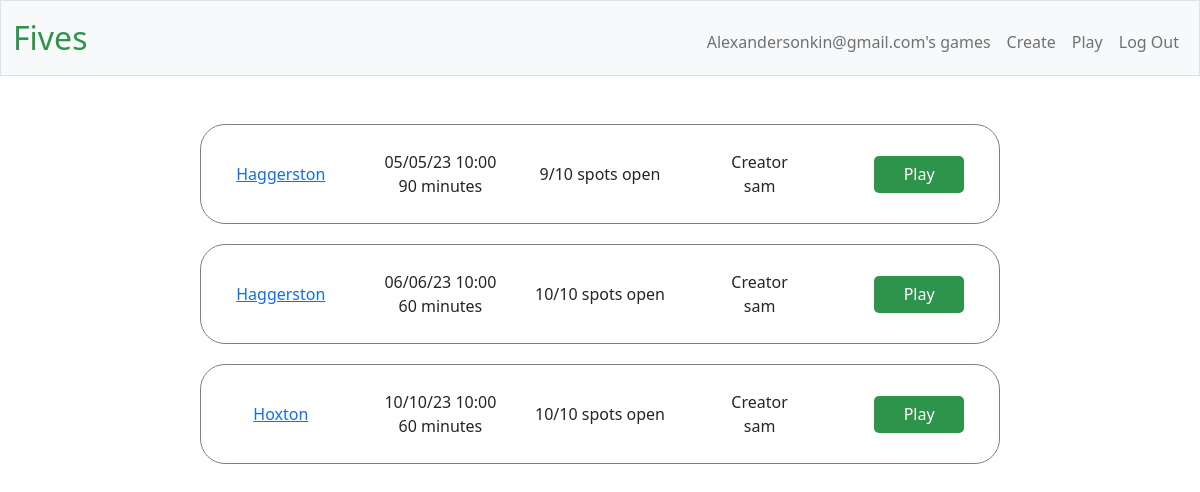
The app's page /play (signed in), older data.
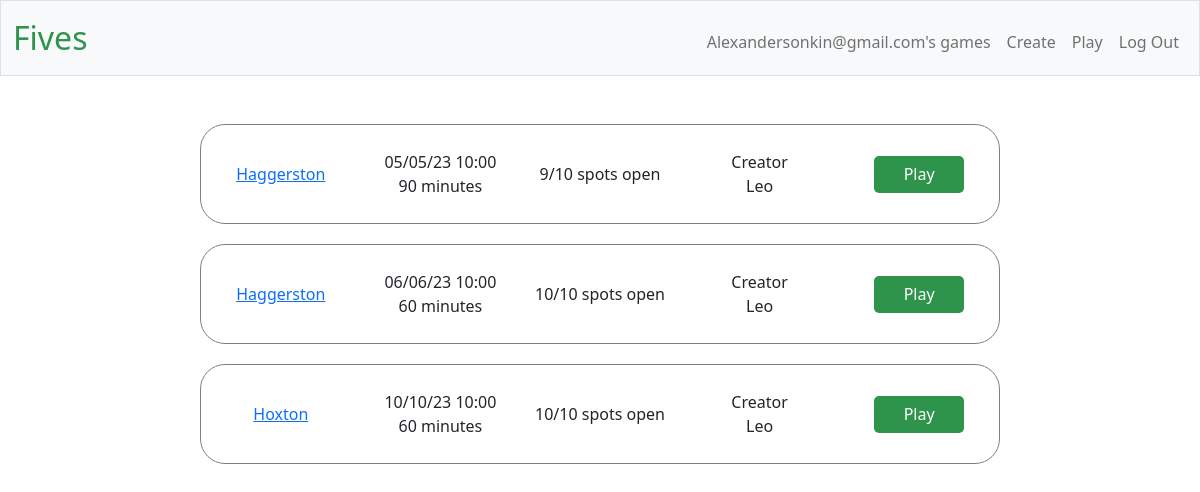
The same page, newer data.
### tables this page shows
CREATE TABLE games (id INTEGER PRIMARY KEY AUTOINCREMENT, location TEXT, 
datetime TEXT, length_in_mins INTEGER, number_of_players INTEGER, creator TEXT NOT NULL, open_spots INTEGER);

### main.py (the view, shortened to what this page needs)
@app.route("/play", methods=["GET", "POST"])
def play():
    if request.method=="GET":
        conn = sqlite3.connect('players.db')
        cursor = conn.cursor()
        games_user_playing_in = []
        data = cursor.execute("SELECT game_id FROM playing_in WHERE player_id = ?", (session["user_id"] ,))
        for d in data:
            games_user_playing_in.append(d[0])
        games = []
        data2 = cursor.execute("SELECT location, datetime, length_in_mins, number_of_players, creator, open_spots, id FROM games ORDER BY datetime")
        for d in data2:
            games.append(d)
        list_of_games_future = []
        for g in games:
            datetimegame = datetime.strptime(g[1], '%Y-%m-%d %H:%M:%S')
            now = datetime.now()
            if datetimegame > now:
                list_of_games_future.append(g[6])
        return render_template("play.html", games=games, list_of_games_future=list_of_games_future,games_user_playing_in=games_user_playing_in)

### main.py (called while the page is built)
@app.after_request
def after_request(response):
    response.headers["Cache-Control"] = "no-cache, no-store, must-revalidate"
    response.headers["Expires"] = 0
    response.headers["Pragma"] = "no-cache"
    return response

### templates/play.html (shortened to what this page needs)
{% extends "layout.html" %}
{% block main %}
    {% for g in games %}
        {% if g[6] in list_of_games_future %}
            <div class="row align-items-center" style="margin: 0 auto; max-width:800px;height:100px;border-radius:25px;border:1px solid grey; margin-bottom:20px;">
                <div class="col"><a href="/view_game/{{g[6]}}">{{g[0]}}</a></div>
                <div class="col">{{g[1][8:10]}}/{{g[1][5:7]}}/{{g[1][2:4]}} {{g[1][11:16]}}<br>{{g[2]}} minutes</div>
                <div class="col">{{g[5]}}/{{g[3]}} spots open</div>
                <div class="col">Creator<br>{{g[4]}}</div>
                <div class="col">
                    {% if g[6] in games_user_playing_in%}
                        You're in!
                    {% elif g[5]>0 %}
                        <form action="/play" method="post">
                            <button type="submit">Play</button>
                        </form>
                    {% else %}
                        Full
                    {% endif %}
                </div>
            </div>
        {% endif %}
    {% endfor %}
{% endblock %}

Row changes from the older to the newer data that the page shows:
changed games (number 1 of 3 on the later page): creator "sam" → "Leo"
changed games (number 2 of 3 on the later page): creator "sam" → "Leo"
changed games "Hoxton": creator "sam" → "Leo"
